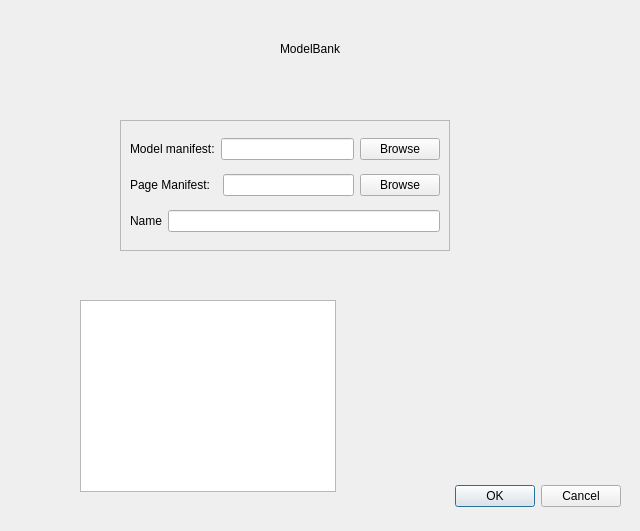
<?xml version="1.0" encoding="UTF-8"?>
<ui version="4.0">
 <class>Dialog</class>
 <widget class="QDialog" name="Dialog">
  <property name="geometry">
   <rect>
    <x>0</x>
    <y>0</y>
    <width>640</width>
    <height>531</height>
   </rect>
  </property>
  <property name="windowTitle">
   <string>Dialog</string>
  </property>
  <widget class="QDialogButtonBox" name="buttonBox">
   <property name="geometry">
    <rect>
     <x>280</x>
     <y>480</y>
     <width>341</width>
     <height>32</height>
    </rect>
   </property>
   <property name="orientation">
    <enum>Qt::Horizontal</enum>
   </property>
   <property name="standardButtons">
    <set>QDialogButtonBox::Cancel|QDialogButtonBox::Ok</set>
   </property>
  </widget>
  <widget class="QTextBrowser" name="textBrowser">
   <property name="geometry">
    <rect>
     <x>80</x>
     <y>300</y>
     <width>256</width>
     <height>192</height>
    </rect>
   </property>
  </widget>
  <widget class="QLabel" name="label">
   <property name="geometry">
    <rect>
     <x>280</x>
     <y>40</y>
     <width>71</width>
     <height>17</height>
    </rect>
   </property>
   <property name="text">
    <string>ModelBank</string>
   </property>
   <property name="wordWrap">
    <bool>true</bool>
   </property>
  </widget>
  <widget class="QFrame" name="frame">
   <property name="geometry">
    <rect>
     <x>120</x>
     <y>120</y>
     <width>330</width>
     <height>131</height>
    </rect>
   </property>
   <property name="frameShape">
    <enum>QFrame::StyledPanel</enum>
   </property>
   <property name="frameShadow">
    <enum>QFrame::Raised</enum>
   </property>
   <layout class="QGridLayout" name="gridLayout">
    <item row="0" column="0">
     <layout class="QHBoxLayout" name="horizontalLayout">
      <item>
       <widget class="QLabel" name="label_2">
        <property name="sizePolicy">
         <sizepolicy hsizetype="Fixed" vsizetype="Preferred">
          <horstretch>0</horstretch>
          <verstretch>0</verstretch>
         </sizepolicy>
        </property>
        <property name="text">
         <string>Model manifest:</string>
        </property>
       </widget>
      </item>
      <item>
       <widget class="QLineEdit" name="lineEdit"/>
      </item>
      <item>
       <widget class="QPushButton" name="modelbrowse">
        <property name="text">
         <string>Browse</string>
        </property>
       </widget>
      </item>
     </layout>
    </item>
    <item row="1" column="0">
     <layout class="QHBoxLayout" name="horizontalLayout_2">
      <item>
       <widget class="QLabel" name="label_3">
        <property name="sizePolicy">
         <sizepolicy hsizetype="Fixed" vsizetype="Preferred">
          <horstretch>0</horstretch>
          <verstretch>0</verstretch>
         </sizepolicy>
        </property>
        <property name="text">
         <string>Page Manifest:  </string>
        </property>
       </widget>
      </item>
      <item>
       <widget class="QLineEdit" name="lineEdit_2"/>
      </item>
      <item>
       <widget class="QPushButton" name="pagebrowse">
        <property name="text">
         <string>Browse</string>
        </property>
       </widget>
      </item>
     </layout>
    </item>
    <item row="2" column="0">
     <layout class="QHBoxLayout" name="horizontalLayout_3">
      <item>
       <widget class="QLabel" name="label_4">
        <property name="text">
         <string>Name</string>
        </property>
       </widget>
      </item>
      <item>
       <widget class="QLineEdit" name="lineEdit_3"/>
      </item>
     </layout>
    </item>
   </layout>
  </widget>
 </widget>
 <resources/>
 <connections>
  <connection>
   <sender>buttonBox</sender>
   <signal>accepted()</signal>
   <receiver>Dialog</receiver>
   <slot>accept()</slot>
   <hints>
    <hint type="sourcelabel">
     <x>498</x>
     <y>494</y>
    </hint>
    <hint type="destinationlabel">
     <x>157</x>
     <y>274</y>
    </hint>
   </hints>
  </connection>
  <connection>
   <sender>buttonBox</sender>
   <signal>rejected()</signal>
   <receiver>Dialog</receiver>
   <slot>reject()</slot>
   <hints>
    <hint type="sourcelabel">
     <x>566</x>
     <y>500</y>
    </hint>
    <hint type="destinationlabel">
     <x>286</x>
     <y>274</y>
    </hint>
   </hints>
  </connection>
  <connection>
   <sender>modelbrowse</sender>
   <signal>clicked()</signal>
   <receiver>lineEdit</receiver>
   <slot>update()</slot>
   <hints>
    <hint type="sourcelabel">
     <x>457</x>
     <y>147</y>
    </hint>
    <hint type="destinationlabel">
     <x>322</x>
     <y>147</y>
    </hint>
   </hints>
  </connection>
  <connection>
   <sender>lineEdit</sender>
   <signal>returnPressed()</signal>
   <receiver>buttonBox</receiver>
   <slot>update()</slot>
   <hints>
    <hint type="sourcelabel">
     <x>346</x>
     <y>148</y>
    </hint>
    <hint type="destinationlabel">
     <x>469</x>
     <y>504</y>
    </hint>
   </hints>
  </connection>
  <connection>
   <sender>lineEdit_2</sender>
   <signal>returnPressed()</signal>
   <receiver>buttonBox</receiver>
   <slot>update()</slot>
   <hints>
    <hint type="sourcelabel">
     <x>362</x>
     <y>202</y>
    </hint>
    <hint type="destinationlabel">
     <x>421</x>
     <y>499</y>
    </hint>
   </hints>
  </connection>
  <connection>
   <sender>pagebrowse</sender>
   <signal>clicked()</signal>
   <receiver>lineEdit_2</receiver>
   <slot>update()</slot>
   <hints>
    <hint type="sourcelabel">
     <x>449</x>
     <y>193</y>
    </hint>
    <hint type="destinationlabel">
     <x>370</x>
     <y>195</y>
    </hint>
   </hints>
  </connection>
 </connections>
</ui>
